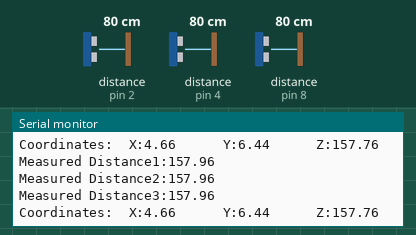
Simulated run of this sketch. Board: Arduino Uno, built with avr-gcc and run on an emulated ATmega328P. Shown: the last lines printed to the serial monitor. Wiring (inferred from the names in the program): 3 × ultrasonic range finder: trigger pin 3, echo pin 2 / trigger pin 5, echo pin 4 / trigger pin 9, echo pin 8. The inputs (shaded band) are chosen by the test bench; at power-on: distance to the obstacle (sensors on pin 2, pin 4, pin 8) 80 cm. The echo pulse lasts 58.3 µs per cm.

Above: at 1.9 s.
2.0 s: distance to the obstacle (sensor on pin 2) set to 2 cm
At 3.1 s:
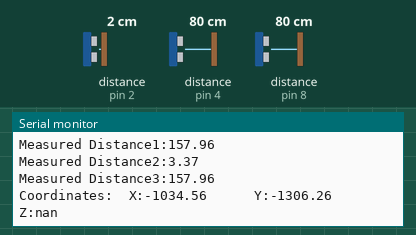
4.9 s: distance to the obstacle (sensor on pin 4) set to 2 cm
At 6.2 s:
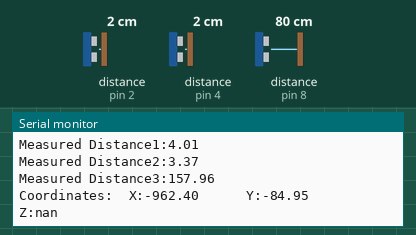
6.4 s: distance to the obstacle (sensor on pin 8) set to 2 cm
At 7.5 s:
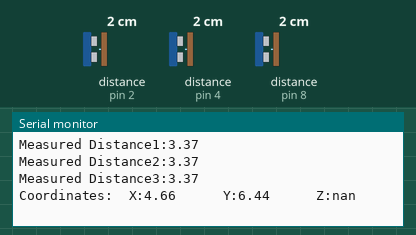
7.9 s: distance to the obstacle (sensor on pin 2) set to 250 cm
At 9.7 s:
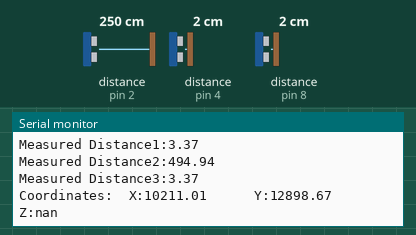
12.2 s: distance to the obstacle (sensor on pin 2) set to 9 cm
At 14.1 s:
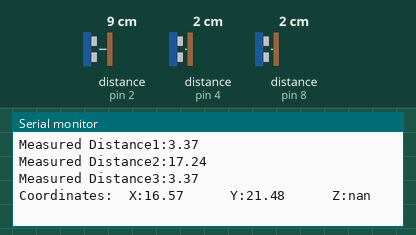
16.5 s: distance to the obstacle (sensor on pin 4) set to 4 cm
At 17.3 s:
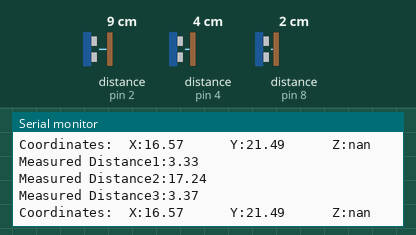
Timing chart, 0 to 19.5 s (numbered marks = the images above; inputs shaded):
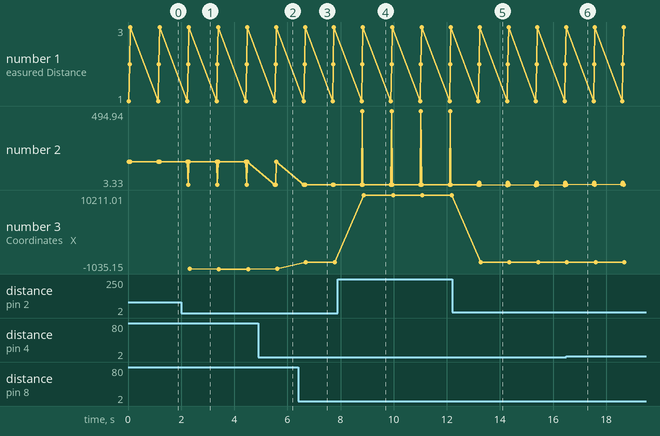

The sketch:

transmit_and_recieve.ino
```cpp
//  Initial Set up and Experimentation for the setup
//  Using HCSR04 and Arduino UNO
//  Trigger pins go in PWM, echo can go anywhere
//  Make sure to fit in the coordinates of the recievers according to your set up
//  Documented on 12/5/2018


// Declarations can be changed according to the user
// All trig pins go to PWM
const int trigPinTrans = 11;
const int echoPinTrans = 12;
const int trigPinReciv1 = 5;
const int echoPinReciv1 = 4;
const int trigPinReciv2 = 3;
const int echoPinReciv2 = 2;
const int trigPinReciv3 = 9;
const int echoPinReciv3 = 8;

// 3 durations and distances
float duration1, duration2, duration3;
float distance1, distance2, distance3;
// estimated coordinates of the Transmitter
float x, y, z;

void setup() {
  Serial.begin(9600);
  pinMode(trigPinTrans, OUTPUT);
  pinMode(echoPinTrans, INPUT);
  pinMode(trigPinReciv1, OUTPUT);
  pinMode(echoPinReciv1, INPUT);
  pinMode(trigPinReciv2, OUTPUT);
  pinMode(echoPinReciv2, INPUT);
  pinMode(trigPinReciv3, OUTPUT);
  pinMode(echoPinReciv3, INPUT);
}

void loop() {


  digitalWrite(trigPinTrans, LOW);   //Set all pins to LOW
  digitalWrite(trigPinReciv1, LOW);
  digitalWrite(trigPinReciv2, LOW);
  digitalWrite(trigPinReciv3, LOW);
  delayMicroseconds(2);
  //Trigger 1
  digitalWrite(trigPinTrans, HIGH); //First Calculate distance between Transmitter
  digitalWrite(trigPinReciv1, HIGH);  // and Reciever 1
  delayMicroseconds(10);
  digitalWrite(trigPinTrans, LOW);
  digitalWrite(trigPinReciv1, LOW);
  duration1 = pulseIn(echoPinReciv1, HIGH);
  distance1 = duration1*0.034; // Distance between transmitter and reciever 1
  delay(10);
  //Trigger 2
  digitalWrite(trigPinTrans, HIGH); //Calculate distance between Transmitter
  digitalWrite(trigPinReciv2, HIGH);  // and reciever 2
  delayMicroseconds(10);
  digitalWrite(trigPinTrans, LOW);
  digitalWrite(trigPinReciv2, LOW);
  duration2 = pulseIn(echoPinReciv2, HIGH);
  distance2 = duration2*0.034;  //Distance between Transmitter and Reciever 2
  delay(10);
  //Trigger 3
  digitalWrite(trigPinTrans, HIGH); //Calculate Distance between Transmitter
  digitalWrite(trigPinReciv3, HIGH);  // and Reciever 3
  delayMicroseconds(10);
  digitalWrite(trigPinTrans, LOW);
  digitalWrite(trigPinReciv3, LOW);
  duration3 = pulseIn(echoPinReciv3, HIGH);
  distance3 = duration3*0.034;  //Distance between transmitter and reciever 3
  //Printing statements
  Serial.print("Measured Distance1:");
  Serial.println(distance1);
  Serial.print("Measured Distance2:");
  Serial.println(distance2);
  Serial.print("Measured Distance3:");
  Serial.println(distance3);
  Calc();   //Used to find the coordinates of the transmitter when the coordinates of the reciever are assumed to be constant.
  //Coordinates have been found through Calc(), Now displaying,
  Serial.print("Coordinates:  X:");
  Serial.print(x);
  Serial.print("      Y:");
  Serial.print(y);
  Serial.print("      Z:");
  Serial.println(z);
  delay(1000);
}

void Calc()
{
  /*Find the coordinates of the transmitter given the distances from the three recievers. This assumes
  that the first reciever is at (0,0) , the other is at (l,0) and the third is at (0,r) all at the same
  plane, it kind of works out as the z coordinates are 0 for all the above. Since the distances and the
  theoretical calculations had to be mapped hence used a,b,c for the three distances.*/
  int counter;
  float a,b,c,l,r;
  a = distance2;
  b = distance3;
  c = distance1;
  l = 12;
  r = 9.5;
  // 3 x coordinates and 3 y coordinates which resulted due to the intersection of planes on which the
  // circles of intersection of the three spheres lied. one circle lies in the yz plane, one on the
  // xz plane. the first 2 points are
  float xp = (pow(a,2) - pow(b,2) + pow(l,2))/(2*l);
  float yp = (pow(a,2) - pow(c,2) + pow(r,2))/(2*r);
  // Let m be the slope of the third plane in the xy plane
  float m = l/r;
  // Using the radical axes equation S1 - S2 = 0 which gives the plane of intersection between two spheres
  // assuming S1 = 0 and S2 = 0 is the equation of the 2 spheres
  float cp = (pow(b,2) - pow(c,2) + pow(l,2) - pow(r,2))/(2*l);
  //  averaging out the x value for the three given values
  x = (2*xp + ((yp-cp)/m))/3;
  //  averaging out the y value for the three given values
  y = (2*yp + (m*xp + cp))/3;
  z = 0;  //for convenience sake, otherwise it becomes imaginary if the spheres don't intersect at all
  counter = 0;
  if(pow(a,2)>(pow(x,2) + pow(y,2)))
  {
    z += sqrt(pow(a,2)-pow(x,2)-pow(y,2));
    counter+=1;
  }
  if(pow(b,2)>(pow(x-l,2) + pow(y,2)))
  {
    z += sqrt(pow(b,2)-pow(x-l,2)-pow(y,2));
    counter+=1;
  }
  if(pow(c,2)>(pow(x,2) + pow(y-r,2)))
  {
    z += sqrt(pow(c,2)-pow(x,2)-pow(y-r,2));
    counter+=1;
  }
  z = z/counter; //to make sure the most average value possible.
}
```

Measured:
- after the input at 2.0 s, the serial monitor: prints a new line after 0.26 s (image 1)
- after the input at 4.9 s, the serial monitor: prints a new line after 0.63 s (image 2)
- after the input at 6.4 s, the serial monitor: prints a new line after 0.27 s (image 3)
- after the input at 7.9 s, the serial monitor: prints a new line after 0.92 s (image 4)
- after the input at 12.2 s, the serial monitor: prints a new line after 1.0 s (image 5)
- plotted number 3: -1035.15 → -962.4 after the input at 4.9 s, -962.4 → 4.66 after the input at 6.4 s, 4.66 → 10211.01 after the input at 7.9 s, 10211.01 → 16.57 after the input at 12.2 s, 16.57 → 16.45 after the input at 16.5 s
